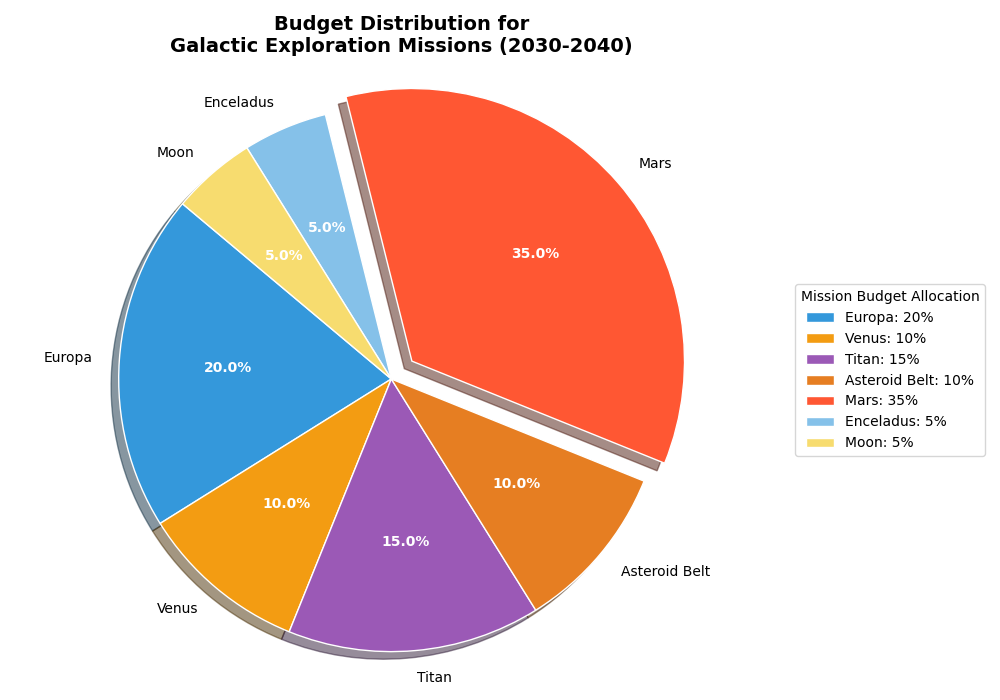

Write Python code to recreate this figure.
import matplotlib.pyplot as plt

# Altered celestial bodies and their budget allocations
destinations = ['Europa', 'Venus', 'Titan', 'Asteroid Belt', 'Mars', 'Enceladus', 'Moon']
budget_allocation = [20, 10, 15, 10, 35, 5, 5]

# Colors inspired by celestial body characteristics
colors = ['#3498DB', '#F39C12', '#9B59B6', '#E67E22', '#FF5733', '#85C1E9', '#F7DC6F']

# Explode the largest slice (Mars) to highlight it
explode = (0, 0, 0, 0, 0.1, 0, 0)

fig, ax = plt.subplots(figsize=(10, 7))
wedges, texts, autotexts = ax.pie(
    budget_allocation,
    explode=explode,
    labels=destinations,
    colors=colors,
    autopct='%1.1f%%',
    startangle=140,
    shadow=True,
    wedgeprops=dict(edgecolor='w')
)

for autotext in autotexts:
    autotext.set_color('white')
    autotext.set_fontsize(10)
    autotext.set_weight('bold')

ax.axis('equal')
plt.title("Budget Distribution for\nGalactic Exploration Missions (2030-2040)", fontsize=14, fontweight='bold')

legend_labels = [f"{destination}: {allocation}%" for destination, allocation in zip(destinations, budget_allocation)]
ax.legend(legend_labels, title="Mission Budget Allocation", loc="center left", bbox_to_anchor=(1, 0.5), fontsize=10)

plt.tight_layout()
plt.show()
